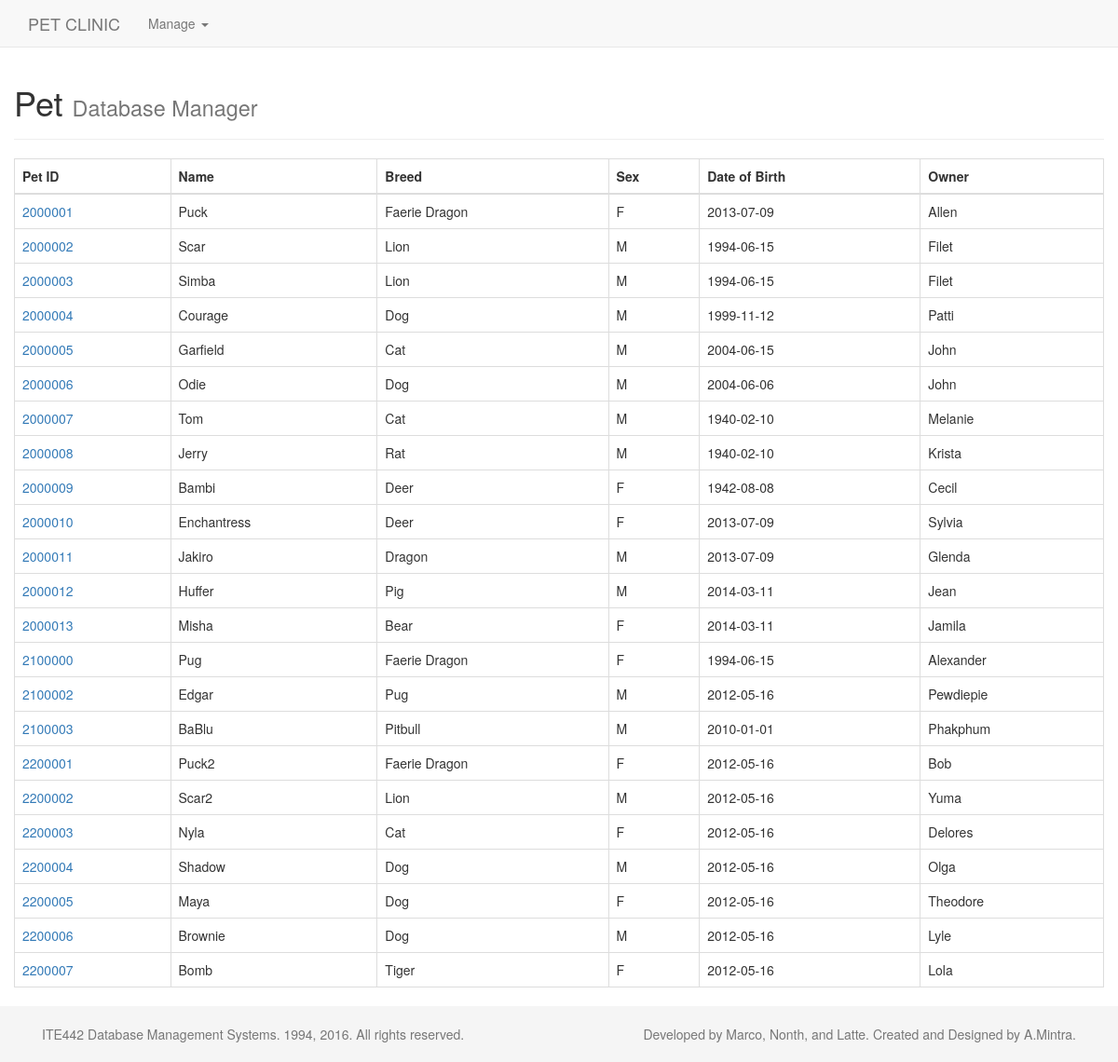
The app's page /pet_index.php, older data.
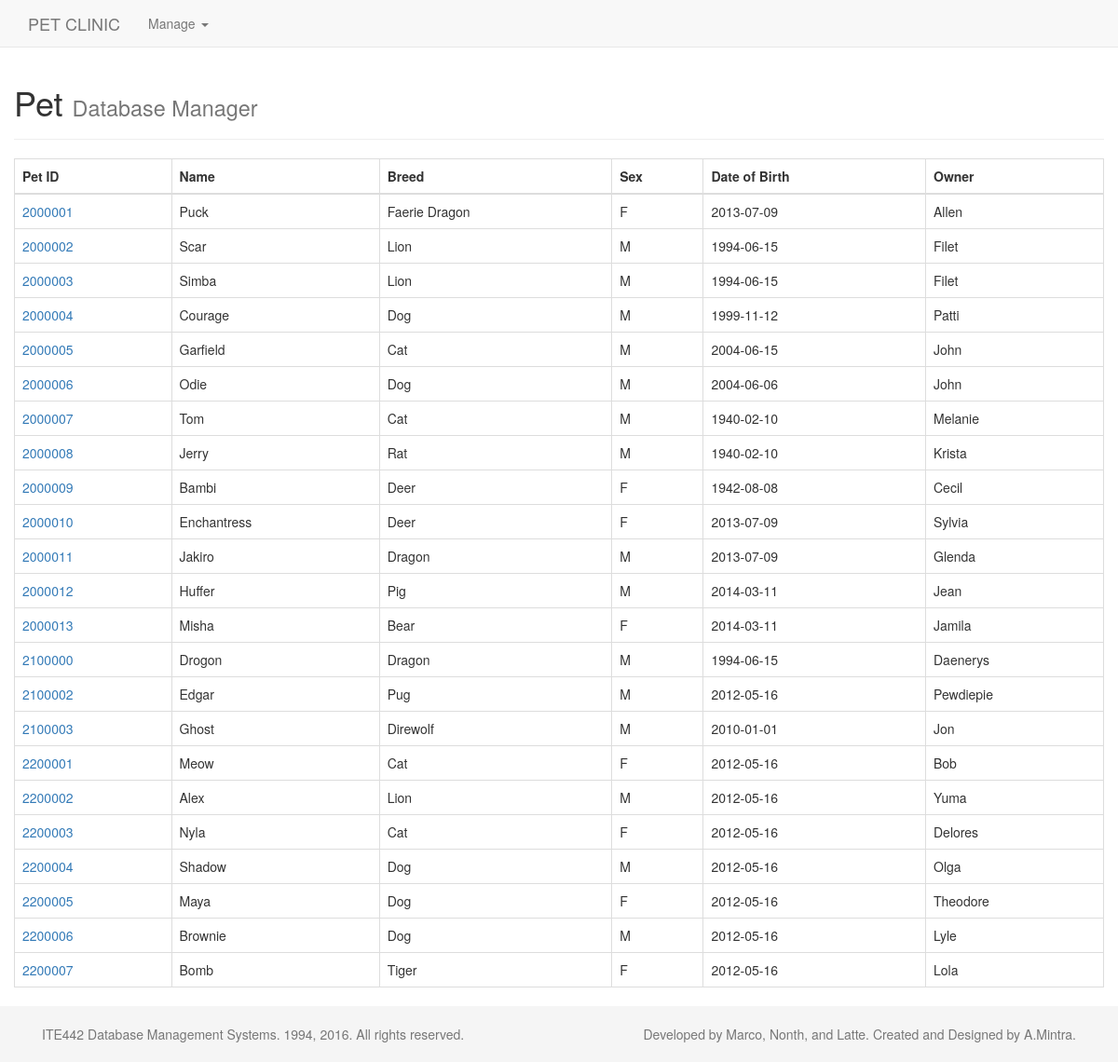
The same page, newer data.
### tables this page shows
CREATE TABLE IF NOT EXISTS PET (
	PET_ID INT NOT NULL,
    OWNER_ID INT NOT NULL,
    PET_NAME VARCHAR(30) NOT NULL,
    DATE_OF_BIRTH DATE,
    BREED TEXT,
    SEX CHAR,
    PRIMARY KEY(PET_ID)
);

CREATE TABLE IF NOT EXISTS OWNER (
	OWNER_ID INT NOT NULL,
    F_NAME VARCHAR(30) NOT NULL,
    L_NAME VARCHAR(30) NOT NULL,
    ADDRESS VARCHAR(40),
    PHONE VARCHAR(15),
    SEX CHAR,
    PRIMARY KEY(OWNER_ID)
);

### includes/pet_connection.php (called while the page is built, shortened)
<?php
	class dbConn {
		public function __construct(){
			$this->conn = new PDO('mysql:host='.$host.';dbname='.$db_name.';charset=utf8', $username, $password);
		}
	};
	class PetConnection extends dbConn {
		public function getPets() {
			try {
				$db = new dbConn;
				$err = '';
				$stmt = $db->conn->prepare("SELECT * FROM PET");
				$stmt->execute();
				$results = $stmt->fetchAll(PDO::FETCH_ASSOC);
			}
			catch (PDOException $e) {
				$err = "Error: " . $e->getMessage();
			}
			$success = ($err == '' ? $results : $err );
			return $success;
		}
		public function getOwner($ownerid) {
			try {
				$db = new dbConn;
				$err = '';
				$stmt = $db->conn->prepare("SELECT * FROM OWNER where OWNER_ID = :ownerid"  );
				$stmt->bindParam(':ownerid', $ownerid);
				$stmt->execute();
				$results = $stmt->fetch(PDO::FETCH_ASSOC);
			}
			catch (PDOException $e) {
				$err = "Error: " . $e->getMessage();
			}
			$success = ($err == '' ? $results : $err );
			return $success;
		}
	};
?>

### pet_index.php (the view, shortened to what this page needs)
<?php include ('includes/header.php'); ?>
<?php include ("includes/pet_connection.php"); ?>
<?php
	$a = new PetConnection;
	$pet =  $a->getPets();
?>
<div class="container">
	<div class="row">
		<div class="page-header" style="margin: 0px;">
		  <h1>Pet <small>Database Manager</small></h1>
		</div>
	</div>
</div>
<div class="container">
	<div class="row">
		<?php
		if (is_array($pet) || is_object($pet))
			{
				echo "<table class='table table-bordered table-hover'>";
				echo "<thead><tr><th>Pet ID</th><th>Name</th><th>Breed</th><th>Sex</th><th>Date of Birth</th><th>Owner</th></tr></thead>";
				foreach ($pet as $result) {
					echo "<tr typeid='".$result['PET_ID']."'><td><a href='pet_show.php?id=".$result['PET_ID']."'>".$result['PET_ID']."</a></td>";
					echo "<td>".$result['PET_NAME']."</td>";
					echo "<td>".$result['BREED']."</td>";
					echo "<td>".$result['SEX']."</td>";
					echo "<td>".$result['DATE_OF_BIRTH']."</td>";
					echo "<td>";
					echo $a->getOwner($result['OWNER_ID'])["F_NAME"];
					echo "</td>";
					echo "</tr>";
				}
				echo "</table>";
			}
		?>
	</div>
</div>
<?php include ('includes/footer.php'); ?>

Row changes from the older to the newer data that the page shows:
changed pet id 2100000: PET_NAME "Pug" → "Drogon"; BREED "Faerie Dragon" → "Dragon"; SEX "F" → "M"; OWNER_ID.F_NAME "Alexander" → "Daenerys"
changed pet id 2100003: PET_NAME "BaBlu" → "Ghost"; BREED "Pitbull" → "Direwolf"; OWNER_ID.F_NAME "Phakphum" → "Jon"
changed pet "Bob": PET_NAME "Puck2" → "Meow"; BREED "Faerie Dragon" → "Cat"
changed pet "Yuma": PET_NAME "Scar2" → "Alex"
